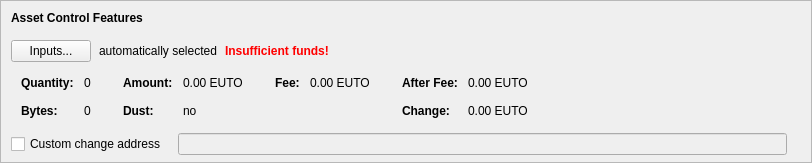
      <widget class="QFrame" name="frameAssetControl">
       <property name="sizePolicy">
        <sizepolicy hsizetype="Expanding" vsizetype="Fixed">
         <horstretch>0</horstretch>
         <verstretch>0</verstretch>
        </sizepolicy>
       </property>
       <property name="maximumSize">
        <size>
         <width>16777215</width>
         <height>16777215</height>
        </size>
       </property>
       <property name="frameShape">
        <enum>QFrame::StyledPanel</enum>
       </property>
       <property name="frameShadow">
        <enum>QFrame::Sunken</enum>
       </property>
       <layout class="QVBoxLayout" name="verticalLayoutAssetControl2">
        <property name="spacing">
         <number>0</number>
        </property>
        <property name="leftMargin">
         <number>0</number>
        </property>
        <property name="topMargin">
         <number>0</number>
        </property>
        <property name="rightMargin">
         <number>0</number>
        </property>
        <property name="bottomMargin">
         <number>6</number>
        </property>
        <item>
         <layout class="QVBoxLayout" name="verticalLayoutAssetControl" stretch="0,0,0,0,1">
          <property name="spacing">
           <number>0</number>
          </property>
          <property name="leftMargin">
           <number>10</number>
          </property>
          <property name="topMargin">
           <number>10</number>
          </property>
          <item>
           <layout class="QHBoxLayout" name="horizontalLayoutAssetControl1">
            <property name="bottomMargin">
             <number>15</number>
            </property>
            <item>
             <widget class="QLabel" name="labelAssetControlFeatures">
              <property name="sizePolicy">
               <sizepolicy hsizetype="Preferred" vsizetype="Maximum">
                <horstretch>0</horstretch>
                <verstretch>0</verstretch>
               </sizepolicy>
              </property>
              <property name="font">
               <font>
                <weight>75</weight>
                <bold>true</bold>
               </font>
              </property>
              <property name="styleSheet">
               <string notr="true">font-weight:bold;</string>
              </property>
              <property name="text">
               <string>Asset Control Features</string>
              </property>
             </widget>
            </item>
           </layout>
          </item>
          <item>
           <layout class="QHBoxLayout" name="horizontalLayoutAssetControl2" stretch="0,0,0,0">
            <property name="spacing">
             <number>8</number>
            </property>
            <property name="bottomMargin">
             <number>10</number>
            </property>
            <item>
             <widget class="QPushButton" name="pushButtonAssetControl">
              <property name="styleSheet">
               <string notr="true"/>
              </property>
              <property name="text">
               <string>Inputs...</string>
              </property>
              <property name="autoDefault">
               <bool>false</bool>
              </property>
             </widget>
            </item>
            <item>
             <widget class="QLabel" name="labelAssetControlAutomaticallySelected">
              <property name="text">
               <string>automatically selected</string>
              </property>
              <property name="margin">
               <number>5</number>
              </property>
             </widget>
            </item>
            <item>
             <widget class="QLabel" name="labelAssetControlInsuffFunds">
              <property name="font">
               <font>
                <weight>75</weight>
                <bold>true</bold>
               </font>
              </property>
              <property name="styleSheet">
               <string notr="true">color:red;font-weight:bold;</string>
              </property>
              <property name="text">
               <string>Insufficient funds!</string>
              </property>
              <property name="margin">
               <number>5</number>
              </property>
             </widget>
            </item>
            <item>
             <spacer name="horizontalSpacerAssetControl">
              <property name="orientation">
               <enum>Qt::Horizontal</enum>
              </property>
              <property name="sizeHint" stdset="0">
               <size>
                <width>40</width>
                <height>1</height>
               </size>
              </property>
             </spacer>
            </item>
           </layout>
          </item>
          <item>
           <widget class="QWidget" name="widgetAssetControl" native="true">
            <property name="sizePolicy">
             <sizepolicy hsizetype="Preferred" vsizetype="Preferred">
              <horstretch>0</horstretch>
              <verstretch>0</verstretch>
             </sizepolicy>
            </property>
            <property name="minimumSize">
             <size>
              <width>0</width>
              <height>0</height>
             </size>
            </property>
            <property name="styleSheet">
             <string notr="true"/>
            </property>
            <layout class="QHBoxLayout" name="horizontalLayoutAssetControl5">
             <property name="leftMargin">
              <number>0</number>
             </property>
             <property name="topMargin">
              <number>0</number>
             </property>
             <property name="rightMargin">
              <number>0</number>
             </property>
             <property name="bottomMargin">
              <number>0</number>
             </property>
             <item>
              <layout class="QHBoxLayout" name="horizontalLayoutAssetControl3" stretch="0,0,0,1">
               <property name="spacing">
                <number>20</number>
               </property>
               <property name="topMargin">
                <number>0</number>
               </property>
               <property name="bottomMargin">
                <number>10</number>
               </property>
               <item>
                <layout class="QFormLayout" name="formLayoutAssetControl1">
                 <property name="horizontalSpacing">
                  <number>10</number>
                 </property>
                 <property name="verticalSpacing">
                  <number>14</number>
                 </property>
                 <property name="leftMargin">
                  <number>10</number>
                 </property>
                 <property name="topMargin">
                  <number>4</number>
                 </property>
                 <property name="rightMargin">
                  <number>6</number>
                 </property>
                 <item row="0" column="0">
                  <widget class="QLabel" name="labelAssetControlQuantityText">
                   <property name="font">
                    <font>
                     <weight>75</weight>
                     <bold>true</bold>
                    </font>
                   </property>
                   <property name="text">
                    <string>Quantity:</string>
                   </property>
                   <property name="margin">
                    <number>0</number>
                   </property>
                  </widget>
                 </item>
                 <item row="0" column="1">
                  <widget class="QLabel" name="labelAssetControlQuantity">
                   <property name="cursor">
                    <cursorShape>IBeamCursor</cursorShape>
                   </property>
                   <property name="contextMenuPolicy">
                    <enum>Qt::ActionsContextMenu</enum>
                   </property>
                   <property name="text">
                    <string notr="true">0</string>
                   </property>
                   <property name="margin">
                    <number>0</number>
                   </property>
                   <property name="textInteractionFlags">
                    <set>Qt::LinksAccessibleByMouse|Qt::TextSelectableByKeyboard|Qt::TextSelectableByMouse</set>
                   </property>
                  </widget>
                 </item>
                 <item row="1" column="0">
                  <widget class="QLabel" name="labelAssetControlBytesText">
                   <property name="font">
                    <font>
                     <weight>75</weight>
                     <bold>true</bold>
                    </font>
                   </property>
                   <property name="text">
                    <string>Bytes:</string>
                   </property>
                  </widget>
                 </item>
                 <item row="1" column="1">
                  <widget class="QLabel" name="labelAssetControlBytes">
                   <property name="cursor">
                    <cursorShape>IBeamCursor</cursorShape>
                   </property>
                   <property name="contextMenuPolicy">
                    <enum>Qt::ActionsContextMenu</enum>
                   </property>
                   <property name="text">
                    <string notr="true">0</string>
                   </property>
                   <property name="textInteractionFlags">
                    <set>Qt::LinksAccessibleByMouse|Qt::TextSelectableByKeyboard|Qt::TextSelectableByMouse</set>
                   </property>
                  </widget>
                 </item>
                </layout>
               </item>
               <item>
                <layout class="QFormLayout" name="formLayoutAssetControl2">
                 <property name="horizontalSpacing">
                  <number>10</number>
                 </property>
                 <property name="verticalSpacing">
                  <number>14</number>
                 </property>
                 <property name="leftMargin">
                  <number>6</number>
                 </property>
                 <property name="topMargin">
                  <number>4</number>
                 </property>
                 <property name="rightMargin">
                  <number>6</number>
                 </property>
                 <item row="0" column="0">
                  <widget class="QLabel" name="labelAssetControlAmountText">
                   <property name="font">
                    <font>
                     <weight>75</weight>
                     <bold>true</bold>
                    </font>
                   </property>
                   <property name="text">
                    <string>Amount:</string>
                   </property>
                   <property name="margin">
                    <number>0</number>
                   </property>
                  </widget>
                 </item>
                 <item row="0" column="1">
                  <widget class="QLabel" name="labelAssetControlAmount">
                   <property name="cursor">
                    <cursorShape>IBeamCursor</cursorShape>
                   </property>
                   <property name="contextMenuPolicy">
                    <enum>Qt::ActionsContextMenu</enum>
                   </property>
                   <property name="text">
                    <string notr="true">0.00 EUTO</string>
                   </property>
                   <property name="textInteractionFlags">
                    <set>Qt::LinksAccessibleByMouse|Qt::TextSelectableByKeyboard|Qt::TextSelectableByMouse</set>
                   </property>
                  </widget>
                 </item>
                 <item row="1" column="0">
                  <widget class="QLabel" name="labelAssetControlLowOutputText">
                   <property name="font">
                    <font>
                     <weight>75</weight>
                     <bold>true</bold>
                    </font>
                   </property>
                   <property name="text">
                    <string>Dust:</string>
                   </property>
                  </widget>
                 </item>
                 <item row="1" column="1">
                  <widget class="QLabel" name="labelAssetControlLowOutput">
                   <property name="cursor">
                    <cursorShape>IBeamCursor</cursorShape>
                   </property>
                   <property name="contextMenuPolicy">
                    <enum>Qt::ActionsContextMenu</enum>
                   </property>
                   <property name="text">
                    <string notr="true">no</string>
                   </property>
                   <property name="textInteractionFlags">
                    <set>Qt::LinksAccessibleByMouse|Qt::TextSelectableByKeyboard|Qt::TextSelectableByMouse</set>
                   </property>
                  </widget>
                 </item>
                </layout>
               </item>
               <item>
                <layout class="QFormLayout" name="formLayoutAssetControl3">
                 <property name="horizontalSpacing">
                  <number>10</number>
                 </property>
                 <property name="verticalSpacing">
                  <number>14</number>
                 </property>
                 <property name="leftMargin">
                  <number>6</number>
                 </property>
                 <property name="topMargin">
                  <number>4</number>
                 </property>
                 <property name="rightMargin">
                  <number>6</number>
                 </property>
                 <item row="0" column="0">
                  <widget class="QLabel" name="labelAssetControlFeeText">
                   <property name="font">
                    <font>
                     <weight>75</weight>
                     <bold>true</bold>
                    </font>
                   </property>
                   <property name="text">
                    <string>Fee:</string>
                   </property>
                   <property name="margin">
                    <number>0</number>
                   </property>
                  </widget>
                 </item>
                 <item row="0" column="1">
                  <widget class="QLabel" name="labelAssetControlFee">
                   <property name="cursor">
                    <cursorShape>IBeamCursor</cursorShape>
                   </property>
                   <property name="contextMenuPolicy">
                    <enum>Qt::ActionsContextMenu</enum>
                   </property>
                   <property name="text">
                    <string notr="true">0.00 EUTO</string>
                   </property>
                   <property name="textInteractionFlags">
                    <set>Qt::LinksAccessibleByMouse|Qt::TextSelectableByKeyboard|Qt::TextSelectableByMouse</set>
                   </property>
                  </widget>
                 </item>
                </layout>
               </item>
               <item>
                <layout class="QFormLayout" name="formLayoutAssetControl4">
                 <property name="horizontalSpacing">
                  <number>10</number>
                 </property>
                 <property name="verticalSpacing">
                  <number>14</number>
                 </property>
                 <property name="leftMargin">
                  <number>6</number>
                 </property>
                 <property name="topMargin">
                  <number>4</number>
                 </property>
                 <property name="rightMargin">
                  <number>6</number>
                 </property>
                 <item row="0" column="0">
                  <widget class="QLabel" name="labelAssetControlAfterFeeText">
                   <property name="font">
                    <font>
                     <weight>75</weight>
                     <bold>true</bold>
                    </font>
                   </property>
                   <property name="text">
                    <string>After Fee:</string>
                   </property>
                   <property name="margin">
                    <number>0</number>
                   </property>
                  </widget>
                 </item>
                 <item row="0" column="1">
                  <widget class="QLabel" name="labelAssetControlAfterFee">
                   <property name="cursor">
                    <cursorShape>IBeamCursor</cursorShape>
                   </property>
                   <property name="contextMenuPolicy">
                    <enum>Qt::ActionsContextMenu</enum>
                   </property>
                   <property name="text">
                    <string notr="true">0.00 EUTO</string>
                   </property>
                   <property name="textInteractionFlags">
                    <set>Qt::LinksAccessibleByMouse|Qt::TextSelectableByKeyboard|Qt::TextSelectableByMouse</set>
                   </property>
                  </widget>
                 </item>
                 <item row="1" column="0">
                  <widget class="QLabel" name="labelAssetControlChangeText">
                   <property name="font">
                    <font>
                     <weight>75</weight>
                     <bold>true</bold>
                    </font>
                   </property>
                   <property name="text">
                    <string>Change:</string>
                   </property>
                  </widget>
                 </item>
                 <item row="1" column="1">
                  <widget class="QLabel" name="labelAssetControlChange">
                   <property name="cursor">
                    <cursorShape>IBeamCursor</cursorShape>
                   </property>
                   <property name="contextMenuPolicy">
                    <enum>Qt::ActionsContextMenu</enum>
                   </property>
                   <property name="text">
                    <string notr="true">0.00 EUTO</string>
                   </property>
                   <property name="textInteractionFlags">
                    <set>Qt::LinksAccessibleByMouse|Qt::TextSelectableByKeyboard|Qt::TextSelectableByMouse</set>
                   </property>
                  </widget>
                 </item>
                </layout>
               </item>
              </layout>
             </item>
            </layout>
           </widget>
          </item>
          <item>
           <layout class="QHBoxLayout" name="horizontalLayoutAssetControl4" stretch="0,0,0">
            <property name="spacing">
             <number>12</number>
            </property>
            <property name="sizeConstraint">
             <enum>QLayout::SetDefaultConstraint</enum>
            </property>
            <property name="topMargin">
             <number>5</number>
            </property>
            <property name="rightMargin">
             <number>5</number>
            </property>
            <item>
             <widget class="QCheckBox" name="checkBoxAssetControlChange">
              <property name="toolTip">
               <string>If this is activated, but the change address is empty or invalid, change will be sent to a newly generated address.</string>
              </property>
              <property name="text">
               <string>Custom change address</string>
              </property>
             </widget>
            </item>
            <item>
             <widget class="QValidatedLineEdit" name="lineEditAssetControlChange">
              <property name="enabled">
               <bool>false</bool>
              </property>
              <property name="sizePolicy">
               <sizepolicy hsizetype="Expanding" vsizetype="Fixed">
                <horstretch>0</horstretch>
                <verstretch>0</verstretch>
               </sizepolicy>
              </property>
             </widget>
            </item>
            <item>
             <widget class="QLabel" name="labelAssetControlChangeLabel">
              <property name="sizePolicy">
               <sizepolicy hsizetype="Preferred" vsizetype="Expanding">
                <horstretch>0</horstretch>
                <verstretch>0</verstretch>
               </sizepolicy>
              </property>
              <property name="minimumSize">
               <size>
                <width>0</width>
                <height>0</height>
               </size>
              </property>
              <property name="text">
               <string/>
              </property>
              <property name="margin">
               <number>3</number>
              </property>
             </widget>
            </item>
           </layout>
          </item>
          <item>
           <spacer name="verticalSpacerAssetControl">
            <property name="orientation">
             <enum>Qt::Vertical</enum>
            </property>
            <property name="sizeHint" stdset="0">
             <size>
              <width>800</width>
              <height>1</height>
             </size>
            </property>
           </spacer>
          </item>
         </layout>
        </item>
       </layout>
      </widget>
